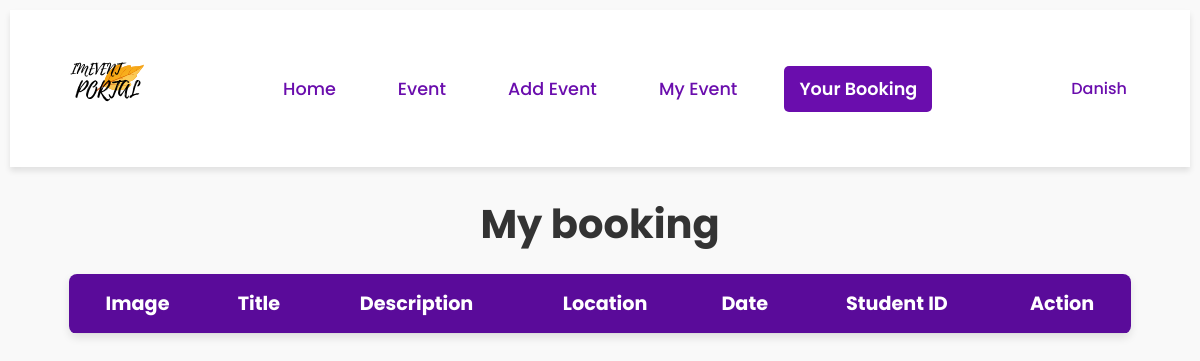
The app's page /yourbooking/ (signed in), older data.
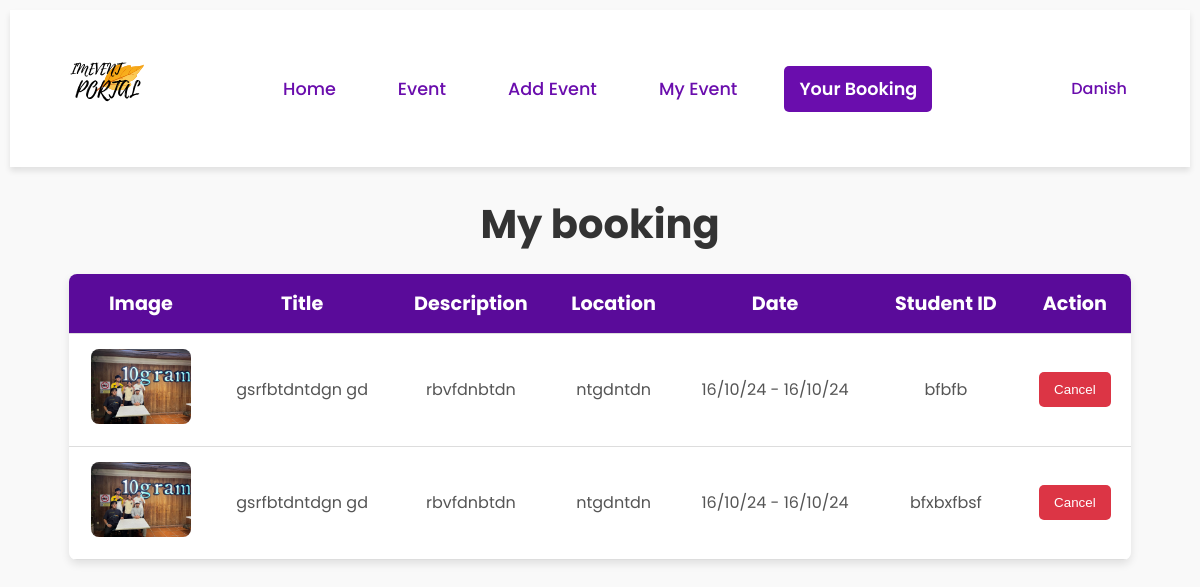
The same page, newer data.
### Event/models.py (models this page shows, shortened)
class CustomUser(AbstractUser):
    email = models.EmailField(unique=True)
    user_type = models.CharField(max_length=10, choices=USER_TYPE_CHOICES, default='student')
    phone_number = models.CharField(max_length=15, null=True, blank=True)

class Booking(models.Model):
    name = models.CharField(max_length=200)
    student_id = models.CharField(max_length=200)
    phone_number = models.CharField(max_length=200)
    booking_date = models.DateField(auto_now_add=True)
    event = models.ForeignKey(Event, related_name='bookings', on_delete=models.CASCADE)
    user = models.ForeignKey(CustomUser, related_name='bookings', on_delete=models.CASCADE)

class Event(models.Model):
    title = models.CharField(max_length=200)
    image = models.ImageField(upload_to='event_images/')
    description = models.TextField()
    location = models.CharField(max_length=255)
    start_date = models.DateField()
    end_date = models.DateField()
    max_tickets = models.PositiveIntegerField()
    tags = models.ManyToManyField(Tag, related_name='events', blank=True)
    created_by = models.ForeignKey(CustomUser, related_name='created_events', on_delete=models.CASCADE, limit_choices_to={'user_type': 'mpp'})

### Event/views.py (the view)
# urls.py: path('yourbooking/', views.yourbooking, name='yourbooking'),
def yourbooking(request):
    bookings = Booking.objects.select_related('event').filter(user_id=request.user.id)
    return render(request, 'yourbooking.html', {'bookings': bookings})

### Event/templates/yourbooking.html
{% extends 'base.html' %}
{% load static %}
{% block extra_head %}
    <link rel="stylesheet" href="{% static 'css/yourbooking.css' %}">
{% endblock %}
{% block content %}
    <center><h1>My booking</h1></center>
     <div class="event-table-container">
        <table class="event-table">
            <thead>
                <tr>
                    <th>Image</th>
                    <th>Title</th>
                    <th>Description</th>
                    <th>Location</th>
                    <th>Date</th>
                    <th>Student ID</th>
                    <th>Action</th>
                </tr>
            </thead>
            <tbody>
                {% for booking in bookings %}
                    <tr>
                        <td><img src="{{ booking.event.image.url }}" alt="Event Image"></td>
                        <td>{{ booking.event.title }}</td>
                        <td>{{ booking.event.description }}</td>
                        <td>{{ booking.event.location }}</td>
                        <td>{{ booking.event.start_date|date:"d/m/y" }} - {{ booking.event.end_date|date:"d/m/y" }}</td>
                        <td>{{ booking.student_id }}</td>
                        <td>
                            <div class="action-container">
                                <a href="{% url 'cancel_booking' booking.id %}"><button class="action-btn delete">Cancel</button></a>
                            </div>
                        </td>
                    </tr>
                {% endfor %}
            </tbody>
        </table>
    </div>
{% endblock %}

### Event/templates/base.html (shortened to what this page needs)
{% load static %}
<!doctype html>
<html lang="en">
<head>
    <link rel="stylesheet" href="https://cdnjs.cloudflare.com/ajax/libs/font-awesome/6.0.0-beta3/css/all.min.css">
    {% block extra_head %}
    {% endblock %}
</head>
<body>
    <nav class="nav">
        <div class="container">
            <div class="nav-content">
                <div class="logo">
                    <img src="{% static 'image/IMEVENT.svg' %}" alt="Logo">
                </div>
                <div class="nav-links">
                    <a href="{% url 'index' %}" class="{% if request.path == '/' %}active{% endif %}">Home</a>
                    <a href="{% url 'event' %}" class="{% if request.path == '/event/' %}active{% endif %}">Event</a>
                    {% if request.user.user_type == 'Mpp' or request.user.user_type == 'Admin' %}
                        <a href="{% url 'createEvent' %}" class="add-event {% if request.path == '/createEvent/' %}active{% endif %}">Add Event</a>
                        <a href="{% url 'myevent' %}" class="add-event {% if request.path == '/myevent/' %}active{% endif %}">My Event</a>
                    {% endif %}
                    <a href="{% url 'yourbooking' %}" class="{% if request.path == '/yourbooking/' %}active{% endif %}">Your Booking</a>
                </div>
                <div class="nav-actions">
                    {% if request.user.is_authenticated %}
                        <div class="dropdown">
                            <a href="javascript:void(0)">{{ request.user.username }}</a>
                        </div>
                    {% else %}
                        <a href="{% url 'login' %}">Log In</a>
                        <a href="{% url 'register' %}">Register</a>
                    {% endif %}
                </div>
            </div>
        </div>
    </nav>
    {% block content %}
    {% endblock %}
</body>
</html>

### Event/static/css/yourbooking.css (style rules this page uses)
body { font-family: 'Arial', sans-serif; background-color: #f9f9f9; margin: 0; padding: 0; }
h1 { font-size: 2.5em; color: #333; margin-bottom: 20px; }
.event-table-container { width: 90%; margin: 20px auto; box-shadow: 0 4px 8px rgba(0, 0, 0, 0.1); border-radius: 8px; overflow: hidden; }
.event-table { width: 100%; border-collapse: collapse; background-color: #fff; }
.event-table th, .event-table td { padding: 15px; text-align: center; border-bottom: 1px solid #ddd; }
.event-table th { background-color: #5a0b9a; color: white; font-size: 1.2em; }
.event-table td img { max-width: 100px; height: auto; border-radius: 8px; }
.event-table td { font-size: 1em; color: #555; vertical-align: middle; }
.action-container { display: flex; justify-content: center; gap: 10px; }
.action-btn { display: inline-flex; padding: 10px 15px; border: none; border-radius: 5px; cursor: pointer; transition: background-color 0.3s ease; }
.action-btn.delete { background-color: #dc3545; color: white; }

### Event/templates/base.html (style rules this page uses)
body { font-family: 'Poppins', sans-serif; margin: 10px; padding: 0; }
.nav { background-color: #ffffff; box-shadow: 0 4px 6px rgba(0, 0, 0, 0.1); position: sticky; top: 0; z-index: 1000; }
.container { margin-left: auto; margin-right: auto; max-width: 80rem; padding-left: 1rem; padding-right: 1rem; display: flex; align-items: center; justify-content: space-between; }
.nav-content { display: flex; align-items: center; width: 100%; justify-content: space-between; }
.logo img { height: 150px; }
.nav-links { display: flex; align-items: center; }
.nav-links a { margin-right: 2rem; text-decoration: none; color: #6a0dad; font-size: 1.1rem; font-weight: 500; padding: 10px 15px; transition: background-color 0.3s, color 0.3s; border-radius: 5px; }
.nav-links a.active { background-color: #6a0dad; color: #fff; font-weight: 600; }
.nav-actions { display: flex; align-items: center; position: relative; }
.nav-actions .dropdown { position: relative; display: inline-block; }
.nav-actions a { margin-right: 2rem; text-decoration: none; color: #6a0dad; font-weight: 500; padding: 10px 15px; transition: background-color 0.3s; border-radius: 5px; }

Row changes from the older to the newer data that the page shows:
added Booking: event.image (picture), event "gsrfbtdntdgn gd", event.description "rbvfdnbtdn", event.location "ntgdntdn", event.start_date "16/10/24", event.end_date "16/10/24", student_id "bfbfb"
added Booking: event.image (picture), event "gsrfbtdntdgn gd", event.description "rbvfdnbtdn", event.location "ntgdntdn", event.start_date "16/10/24", event.end_date "16/10/24", student_id "bfxbxfbsf"
